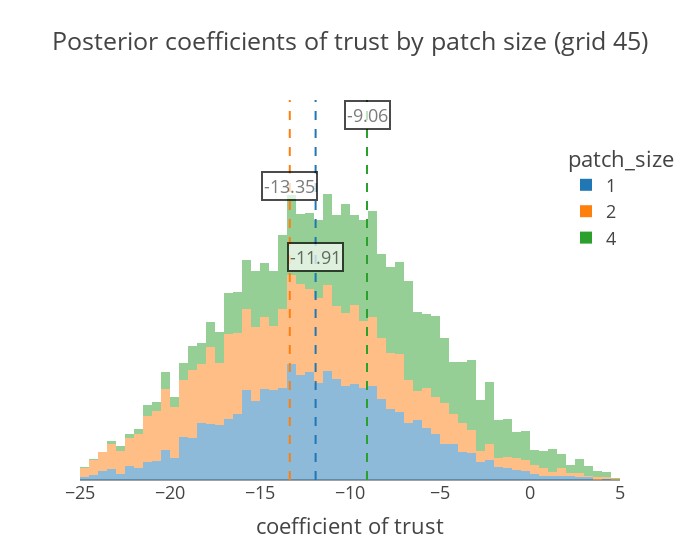

Notebook code cell kept with this figure:
### Code cell
fig = plot_coefs(sample45)

### Figure 1 — Plotly figure (JSON) as saved in the notebook; plotly's stock layout.template omitted (floating-point values rounded to 4 significant figures; data arrays with more than 128 entries replaced by an {"elided": "..."} marker saying what was removed)
{"data": [{"alignmentgroup": "True", "bingroup": "x", "hovertemplate": "patch_size=1<br>coefficient of trust=%{x}<br>count=%{y}<extra></extra>", "legendgroup": "1", "marker": {"color": "#1f77b4", "opacity": 0.5, "pattern": {"shape": ""}}, "name": "1", "nbinsx": 100, "offsetgroup": "1", "orientation": "v", "showlegend": true, "type": "histogram", "x": {"elided": "3000 float values"}, "xaxis": "x", "yaxis": "y"}, {"alignmentgroup": "True", "bingroup": "x", "hovertemplate": "patch_size=2<br>coefficient of trust=%{x}<br>count=%{y}<extra></extra>", "legendgroup": "2", "marker": {"color": "#ff7f0e", "opacity": 0.5, "pattern": {"shape": ""}}, "name": "2", "nbinsx": 100, "offsetgroup": "2", "orientation": "v", "showlegend": true, "type": "histogram", "x": {"elided": "3000 float values"}, "xaxis": "x", "yaxis": "y"}, {"alignmentgroup": "True", "bingroup": "x", "hovertemplate": "patch_size=4<br>coefficient of trust=%{x}<br>count=%{y}<extra></extra>", "legendgroup": "4", "marker": {"color": "#2ca02c", "opacity": 0.5, "pattern": {"shape": ""}}, "name": "4", "nbinsx": 100, "offsetgroup": "4", "orientation": "v", "showlegend": true, "type": "histogram", "x": {"elided": "3000 float values"}, "xaxis": "x", "yaxis": "y"}], "layout": {"annotations": [{"bgcolor": "white", "bordercolor": "black", "borderwidth": 2, "opacity": 0.7, "showarrow": false, "text": "-11.91", "x": -11.91, "y": 250}, {"bgcolor": "white", "bordercolor": "black", "borderwidth": 2, "opacity": 0.7, "showarrow": false, "text": "-13.35", "x": -13.35, "y": 330}, {"bgcolor": "white", "bordercolor": "black", "borderwidth": 2, "opacity": 0.7, "showarrow": false, "text": "-9.06", "x": -9.055, "y": 410}], "barmode": "relative", "legend": {"title": {"text": "patch_size"}, "tracegroupgap": 0, "x": 0.9, "xanchor": "left", "y": 0.9, "yanchor": "top"}, "shapes": [{"line": {"color": "#1f77b4", "dash": "dash"}, "name": "Median (-11.910953521728516)", "type": "line", "x0": -11.91, "x1": -11.91, "xref": "x", "y0": 0, "y1": 1, "yref": "y domain"}, {"line": {"color": "#ff7f0e", "dash": "dash"}, "name": "Median (-13.346198081970215)", "type": "line", "x0": -13.35, "x1": -13.35, "xref": "x", "y0": 0, "y1": 1, "yref": "y domain"}, {"line": {"color": "#2ca02c", "dash": "dash"}, "name": "Median (-9.055461883544922)", "type": "line", "x0": -9.055, "x1": -9.055, "xref": "x", "y0": 0, "y1": 1, "yref": "y domain"}], "title": {"text": "Posterior coefficients of trust by patch size (grid 45)"}, "width": 700, "xaxis": {"anchor": "y", "domain": [0, 1], "range": [-25, 5], "title": {"text": "coefficient of trust"}}, "yaxis": {"anchor": "x", "domain": [0, 1], "showgrid": false, "showticklabels": false, "title": {"text": ""}}}}
